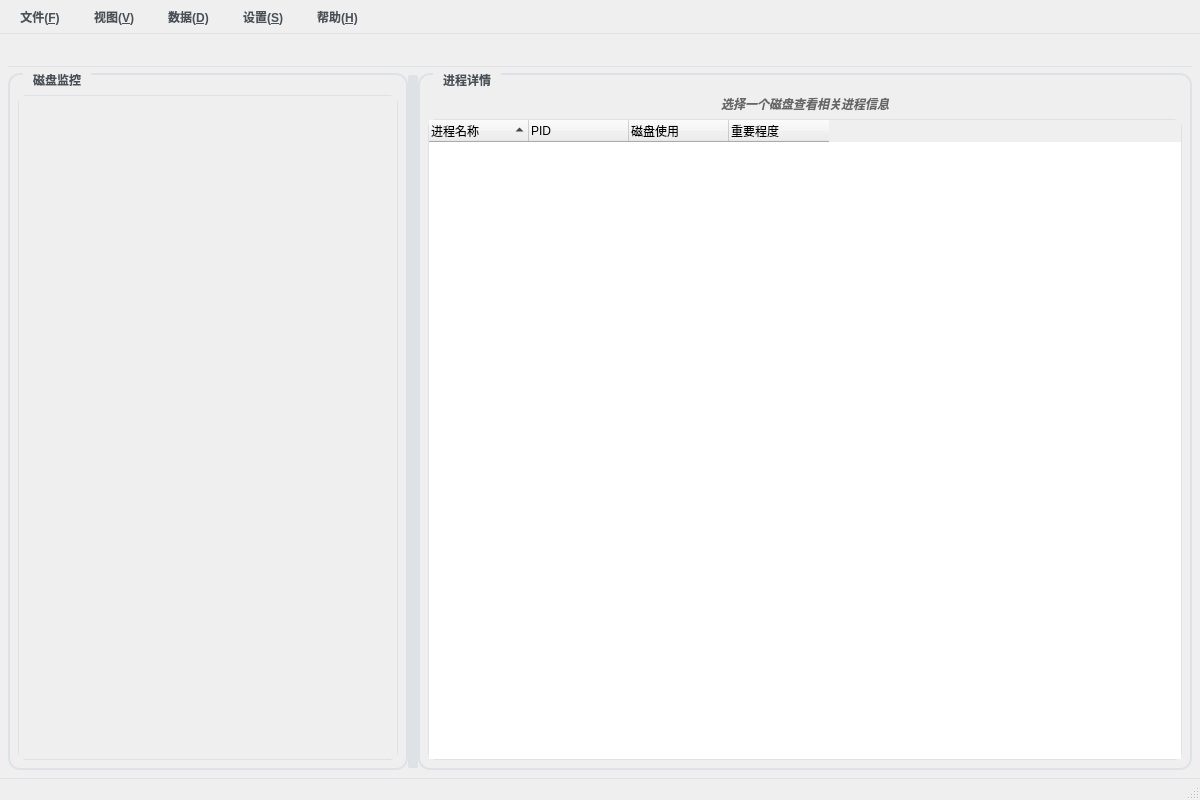
<?xml version="1.0" encoding="UTF-8"?>
<ui version="4.0">
 <class>MainWindow</class>
 <widget class="QMainWindow" name="MainWindow">
  <property name="geometry">
   <rect>
    <x>0</x>
    <y>0</y>
    <width>1200</width>
    <height>800</height>
   </rect>
  </property>
  <property name="windowTitle">
   <string>磁盘监控器 - Disk Monitor</string>
  </property>
  <property name="windowIcon">
   <iconset>
    <normaloff>:/icons/disk.png</normaloff>:/icons/disk.png</iconset>
  </property>
  <property name="styleSheet">
   <string notr="true">QMainWindow {
    background: qlineargradient(x1: 0, y1: 0, x2: 0, y2: 1,
                                stop: 0 #f8f9fa, stop: 1 #e9ecef);
    color: #212529;
}

QGroupBox {
    font-weight: 600;
    border: 2px solid #dee2e6;
    border-radius: 12px;
    margin-top: 1ex;
    padding-top: 12px;
    background: qlineargradient(x1: 0, y1: 0, x2: 0, y2: 1,
                                stop: 0 rgba(255, 255, 255, 0.95), 
                                stop: 1 rgba(248, 249, 250, 0.9));
    box-shadow: 0 2px 8px rgba(0, 0, 0, 0.1);
}

QGroupBox::title {
    subcontrol-origin: margin;
    left: 15px;
    padding: 0 8px 0 8px;
    color: #495057;
    font-size: 11pt;
    font-weight: 600;
}

QTreeWidget {
    background: qlineargradient(x1: 0, y1: 0, x2: 0, y2: 1,
                                stop: 0 rgba(255, 255, 255, 0.98), 
                                stop: 1 rgba(248, 249, 250, 0.95));
    border: 1px solid #dee2e6;
    border-radius: 8px;
    selection-background-color: qlineargradient(x1: 0, y1: 0, x2: 0, y2: 1,
                                                stop: 0 #007bff, stop: 1 #0056b3);
    alternate-background-color: rgba(248, 249, 250, 0.6);
    gridline-color: #e9ecef;
    font-size: 9pt;
    outline: none;
}

QTreeWidget::item {
    padding: 6px 4px;
    border-bottom: 1px solid rgba(233, 236, 239, 0.5);
    min-height: 24px;
}

QTreeWidget::item:selected {
    background: qlineargradient(x1: 0, y1: 0, x2: 0, y2: 1,
                                stop: 0 #007bff, stop: 1 #0056b3);
    color: white;
    border-radius: 4px;
}

QTreeWidget::item:hover {
    background: qlineargradient(x1: 0, y1: 0, x2: 0, y2: 1,
                                stop: 0 rgba(0, 123, 255, 0.1), 
                                stop: 1 rgba(0, 86, 179, 0.1));
    border-radius: 4px;
}

QTreeWidget::header {
    background: qlineargradient(x1: 0, y1: 0, x2: 0, y2: 1,
                                stop: 0 #f8f9fa, stop: 1 #e9ecef);
    border: none;
    border-bottom: 2px solid #dee2e6;
    font-weight: 600;
    color: #495057;
}

QTreeWidget::header::section {
    background: transparent;
    padding: 8px 4px;
    border: none;
    border-right: 1px solid #dee2e6;
}

QTreeWidget::header::section:hover {
    background: rgba(0, 123, 255, 0.1);
}

QScrollArea {
    border: 1px solid #dee2e6;
    border-radius: 8px;
    background: qlineargradient(x1: 0, y1: 0, x2: 0, y2: 1,
                                stop: 0 rgba(255, 255, 255, 0.95), 
                                stop: 1 rgba(248, 249, 250, 0.9));
}

QScrollBar:vertical {
    background: rgba(233, 236, 239, 0.5);
    width: 12px;
    border-radius: 6px;
    margin: 0;
}

QScrollBar::handle:vertical {
    background: qlineargradient(x1: 0, y1: 0, x2: 1, y2: 0,
                                stop: 0 #adb5bd, stop: 1 #6c757d);
    border-radius: 6px;
    min-height: 20px;
    margin: 2px;
}

QScrollBar::handle:vertical:hover {
    background: qlineargradient(x1: 0, y1: 0, x2: 1, y2: 0,
                                stop: 0 #6c757d, stop: 1 #495057);
}

QComboBox {
    border: 2px solid #dee2e6;
    border-radius: 8px;
    padding: 6px 12px;
    background: qlineargradient(x1: 0, y1: 0, x2: 0, y2: 1,
                                stop: 0 white, stop: 1 #f8f9fa);
    min-width: 100px;
    font-weight: 500;
    color: #495057;
}

QComboBox:hover {
    border-color: #007bff;
    background: qlineargradient(x1: 0, y1: 0, x2: 0, y2: 1,
                                stop: 0 white, stop: 1 rgba(0, 123, 255, 0.05));
}

QComboBox:focus {
    border-color: #007bff;
    outline: none;
}

QComboBox::drop-down {
    subcontrol-origin: padding;
    subcontrol-position: top right;
    width: 25px;
    border-left-width: 1px;
    border-left-color: #dee2e6;
    border-left-style: solid;
    border-top-right-radius: 8px;
    border-bottom-right-radius: 8px;
    background: qlineargradient(x1: 0, y1: 0, x2: 0, y2: 1,
                                stop: 0 #f8f9fa, stop: 1 #e9ecef);
}

QComboBox::drop-down:hover {
    background: qlineargradient(x1: 0, y1: 0, x2: 0, y2: 1,
                                stop: 0 rgba(0, 123, 255, 0.1), 
                                stop: 1 rgba(0, 123, 255, 0.05));
}

QComboBox::down-arrow {
    width: 0;
    height: 0;
    border-left: 5px solid transparent;
    border-right: 5px solid transparent;
    border-top: 6px solid #6c757d;
}

QComboBox::down-arrow:hover {
    border-top-color: #007bff;
}

QPushButton {
    background: qlineargradient(x1: 0, y1: 0, x2: 0, y2: 1,
                                stop: 0 #007bff, stop: 1 #0056b3);
    border: none;
    color: white;
    padding: 10px 20px;
    border-radius: 8px;
    font-weight: 600;
    min-width: 100px;
    font-size: 9pt;
}

QPushButton:hover {
    background: qlineargradient(x1: 0, y1: 0, x2: 0, y2: 1,
                                stop: 0 #0056b3, stop: 1 #004085);
    transform: translateY(-1px);
}

QPushButton:pressed {
    background: qlineargradient(x1: 0, y1: 0, x2: 0, y2: 1,
                                stop: 0 #004085, stop: 1 #002752);
    transform: translateY(1px);
}

QLabel {
    color: #495057;
    font-size: 9pt;
    font-weight: 500;
}

QToolBar {
    border: none;
    border-bottom: 1px solid #dee2e6;
    background: qlineargradient(x1: 0, y1: 0, x2: 0, y2: 1,
                                stop: 0 #ffffff, stop: 1 #f8f9fa);
    spacing: 8px;
    padding: 8px;
    font-weight: 500;
}

QToolBar::separator {
    background: #dee2e6;
    width: 1px;
    margin: 4px 2px;
}

QStatusBar {
    border-top: 1px solid #dee2e6;
    background: qlineargradient(x1: 0, y1: 0, x2: 0, y2: 1,
                                stop: 0 #f8f9fa, stop: 1 #e9ecef);
    color: #495057;
    font-weight: 500;
    padding: 4px 8px;
}

QMenuBar {
    background: qlineargradient(x1: 0, y1: 0, x2: 0, y2: 1,
                                stop: 0 #ffffff, stop: 1 #f8f9fa);
    border-bottom: 1px solid #dee2e6;
    color: #495057;
    font-weight: 500;
}

QMenuBar::item {
    background: transparent;
    padding: 6px 12px;
    border-radius: 4px;
    margin: 2px;
}

QMenuBar::item:selected {
    background: qlineargradient(x1: 0, y1: 0, x2: 0, y2: 1,
                                stop: 0 rgba(0, 123, 255, 0.1), 
                                stop: 1 rgba(0, 123, 255, 0.05));
    color: #007bff;
}

QMenuBar::item:pressed {
    background: qlineargradient(x1: 0, y1: 0, x2: 0, y2: 1,
                                stop: 0 rgba(0, 123, 255, 0.2), 
                                stop: 1 rgba(0, 123, 255, 0.1));
}

QMenu {
    background: white;
    border: 1px solid #dee2e6;
    border-radius: 8px;
    padding: 4px;
    box-shadow: 0 4px 12px rgba(0, 0, 0, 0.15);
}

QMenu::item {
    background: transparent;
    padding: 8px 16px;
    border-radius: 4px;
    margin: 1px;
    color: #495057;
}

QMenu::item:selected {
    background: qlineargradient(x1: 0, y1: 0, x2: 0, y2: 1,
                                stop: 0 #007bff, stop: 1 #0056b3);
    color: white;
}

QMenu::separator {
    height: 1px;
    background: #dee2e6;
    margin: 4px 8px;
}

QSplitter::handle {
    background: #dee2e6;
    border-radius: 2px;
}

QSplitter::handle:horizontal {
    width: 4px;
    margin: 2px 0;
}

QSplitter::handle:vertical {
    height: 4px;
    margin: 0 2px;
}

QSplitter::handle:hover {
    background: #007bff;
}</string>
  </property>
  <widget class="QWidget" name="centralwidget">
   <layout class="QVBoxLayout" name="verticalLayout_main">
    <property name="spacing">
     <number>6</number>
    </property>
    <property name="leftMargin">
     <number>8</number>
    </property>
    <property name="topMargin">
     <number>8</number>
    </property>
    <property name="rightMargin">
     <number>8</number>
    </property>
    <property name="bottomMargin">
     <number>8</number>
    </property>
    <item>
     <widget class="QToolBar" name="toolBar">
      <property name="windowTitle">
       <string>工具栏</string>
      </property>
      <property name="movable">
       <bool>false</bool>
      </property>
      <property name="allowedAreas">
       <set>Qt::TopToolBarArea</set>
      </property>
      <property name="toolButtonStyle">
       <enum>Qt::ToolButtonTextBesideIcon</enum>
      </property>
      <property name="floatable">
       <bool>false</bool>
      </property>
     </widget>
    </item>
    <item>
     <widget class="QSplitter" name="mainSplitter">
      <property name="orientation">
       <enum>Qt::Horizontal</enum>
      </property>
      <property name="handleWidth">
       <number>6</number>
      </property>
      <widget class="QGroupBox" name="driveGroupBox">
       <property name="title">
        <string>磁盘监控</string>
       </property>
       <property name="minimumSize">
        <size>
         <width>400</width>
         <height>0</height>
        </size>
       </property>
       <layout class="QVBoxLayout" name="driveVerticalLayout">
        <property name="spacing">
         <number>6</number>
        </property>
        <property name="leftMargin">
         <number>8</number>
        </property>
        <property name="topMargin">
         <number>8</number>
        </property>
        <property name="rightMargin">
         <number>8</number>
        </property>
        <property name="bottomMargin">
         <number>8</number>
        </property>
        <item>
         <widget class="QScrollArea" name="driveScrollArea">
          <property name="widgetResizable">
           <bool>true</bool>
          </property>
          <property name="horizontalScrollBarPolicy">
           <enum>Qt::ScrollBarAsNeeded</enum>
          </property>
          <property name="verticalScrollBarPolicy">
           <enum>Qt::ScrollBarAsNeeded</enum>
          </property>
          <widget class="QWidget" name="driveScrollAreaWidgetContents">
           <property name="geometry">
            <rect>
             <x>0</x>
             <y>0</y>
             <width>382</width>
             <height>69</height>
            </rect>
           </property>
          </widget>
         </widget>
        </item>
       </layout>
      </widget>
      <widget class="QGroupBox" name="processGroupBox">
       <property name="title">
        <string>进程详情</string>
       </property>
       <property name="minimumSize">
        <size>
         <width>500</width>
         <height>0</height>
        </size>
       </property>
       <layout class="QVBoxLayout" name="processVerticalLayout">
        <property name="spacing">
         <number>6</number>
        </property>
        <property name="leftMargin">
         <number>8</number>
        </property>
        <property name="topMargin">
         <number>8</number>
        </property>
        <property name="rightMargin">
         <number>8</number>
        </property>
        <property name="bottomMargin">
         <number>8</number>
        </property>
        <item>
         <widget class="QLabel" name="processInfoLabel">
          <property name="text">
           <string>选择一个磁盘查看相关进程信息</string>
          </property>
          <property name="alignment">
           <set>Qt::AlignCenter</set>
          </property>
          <property name="styleSheet">
           <string notr="true">color: #666666; font-style: italic;</string>
          </property>
         </widget>
        </item>
        <item>
         <widget class="QTreeWidget" name="processTreeWidget">
          <property name="alternatingRowColors">
           <bool>true</bool>
          </property>
          <property name="selectionMode">
           <enum>QAbstractItemView::SingleSelection</enum>
          </property>
          <property name="selectionBehavior">
           <enum>QAbstractItemView::SelectRows</enum>
          </property>
          <property name="sortingEnabled">
           <bool>true</bool>
          </property>
          <property name="columnCount">
           <number>4</number>
          </property>
          <attribute name="headerVisible">
           <bool>true</bool>
          </attribute>
          <attribute name="headerStretchLastSection">
           <bool>false</bool>
          </attribute>
          <column>
           <property name="text">
            <string>进程名称</string>
           </property>
          </column>
          <column>
           <property name="text">
            <string>PID</string>
           </property>
          </column>
          <column>
           <property name="text">
            <string>磁盘使用</string>
           </property>
          </column>
          <column>
           <property name="text">
            <string>重要程度</string>
           </property>
          </column>
         </widget>
        </item>
       </layout>
      </widget>
     </widget>
    </item>
   </layout>
  </widget>
  <widget class="QMenuBar" name="menubar">
   <property name="geometry">
    <rect>
     <x>0</x>
     <y>0</y>
     <width>1200</width>
     <height>22</height>
    </rect>
   </property>
   <widget class="QMenu" name="menuFile">
    <property name="title">
     <string>文件(&amp;F)</string>
    </property>
    <addaction name="actionRefresh"/>
    <addaction name="separator"/>
    <addaction name="actionExit"/>
   </widget>
   <widget class="QMenu" name="menuView">
    <property name="title">
     <string>视图(&amp;V)</string>
    </property>
    <addaction name="actionShowAllDrives"/>
    <addaction name="actionHideEmptyDrives"/>
   </widget>
   <widget class="QMenu" name="menuData">
    <property name="title">
     <string>数据(&amp;D)</string>
    </property>
    <addaction name="actionViewHistory"/>
    <addaction name="separator"/>
    <addaction name="actionExportCSV"/>
    <addaction name="actionExportExcel"/>
   </widget>
   <widget class="QMenu" name="menuSettings">
    <property name="title">
     <string>设置(&amp;S)</string>
    </property>
    <addaction name="actionSettings"/>
    <addaction name="separator"/>
    <addaction name="actionAutoStart"/>
    <addaction name="actionMinimizeToTray"/>
    <addaction name="actionStartMinimized"/>
    <addaction name="actionCloseToTray"/>
   </widget>
   <widget class="QMenu" name="menuHelp">
    <property name="title">
     <string>帮助(&amp;H)</string>
    </property>
    <addaction name="actionAbout"/>
   </widget>
   <addaction name="menuFile"/>
   <addaction name="menuView"/>
   <addaction name="menuData"/>
   <addaction name="menuSettings"/>
   <addaction name="menuHelp"/>
  </widget>
  <widget class="QStatusBar" name="statusbar">
   <property name="sizeGripEnabled">
    <bool>true</bool>
   </property>
  </widget>
  <action name="actionRefresh">
   <property name="text">
    <string>刷新(&amp;R)</string>
   </property>
   <property name="shortcut">
    <string>F5</string>
   </property>
  </action>
  <action name="actionExit">
   <property name="text">
    <string>退出(&amp;X)</string>
   </property>
   <property name="shortcut">
    <string>Ctrl+Q</string>
   </property>
  </action>
  <action name="actionAbout">
   <property name="text">
    <string>关于(&amp;A)</string>
   </property>
  </action>
  <action name="actionShowAllDrives">
   <property name="text">
    <string>显示所有驱动器</string>
   </property>
   <property name="checkable">
    <bool>true</bool>
   </property>
   <property name="checked">
    <bool>true</bool>
   </property>
  </action>
  <action name="actionHideEmptyDrives">
   <property name="text">
    <string>隐藏空驱动器</string>
   </property>
   <property name="checkable">
    <bool>true</bool>
   </property>
  </action>
  <action name="actionViewHistory">
   <property name="text">
    <string>查看历史数据(&amp;H)</string>
   </property>
   <property name="shortcut">
    <string>Ctrl+H</string>
   </property>
  </action>
  <action name="actionExportCSV">
   <property name="text">
    <string>导出为CSV(&amp;C)</string>
   </property>
   <property name="shortcut">
    <string>Ctrl+E</string>
   </property>
  </action>
  <action name="actionExportExcel">
   <property name="text">
    <string>导出为Excel(&amp;X)</string>
   </property>
   <property name="shortcut">
    <string>Ctrl+Shift+E</string>
   </property>
  </action>
  <action name="actionSettings">
   <property name="text">
    <string>设置(&amp;S)</string>
   </property>
   <property name="shortcut">
    <string>Ctrl+,</string>
   </property>
  </action>
  <action name="actionAutoStart">
   <property name="text">
    <string>开机自启动(&amp;A)</string>
   </property>
   <property name="checkable">
    <bool>true</bool>
   </property>
  </action>
  <action name="actionMinimizeToTray">
   <property name="text">
    <string>最小化到托盘(&amp;T)</string>
   </property>
   <property name="checkable">
    <bool>true</bool>
   </property>
  </action>
  <action name="actionStartMinimized">
   <property name="text">
    <string>启动时最小化(&amp;M)</string>
   </property>
   <property name="checkable">
    <bool>true</bool>
   </property>
  </action>
  <action name="actionCloseToTray">
   <property name="text">
    <string>关闭时最小化到托盘(&amp;C)</string>
   </property>
   <property name="checkable">
    <bool>true</bool>
   </property>
  </action>
 </widget>
 <resources/>
 <connections/>
</ui>
